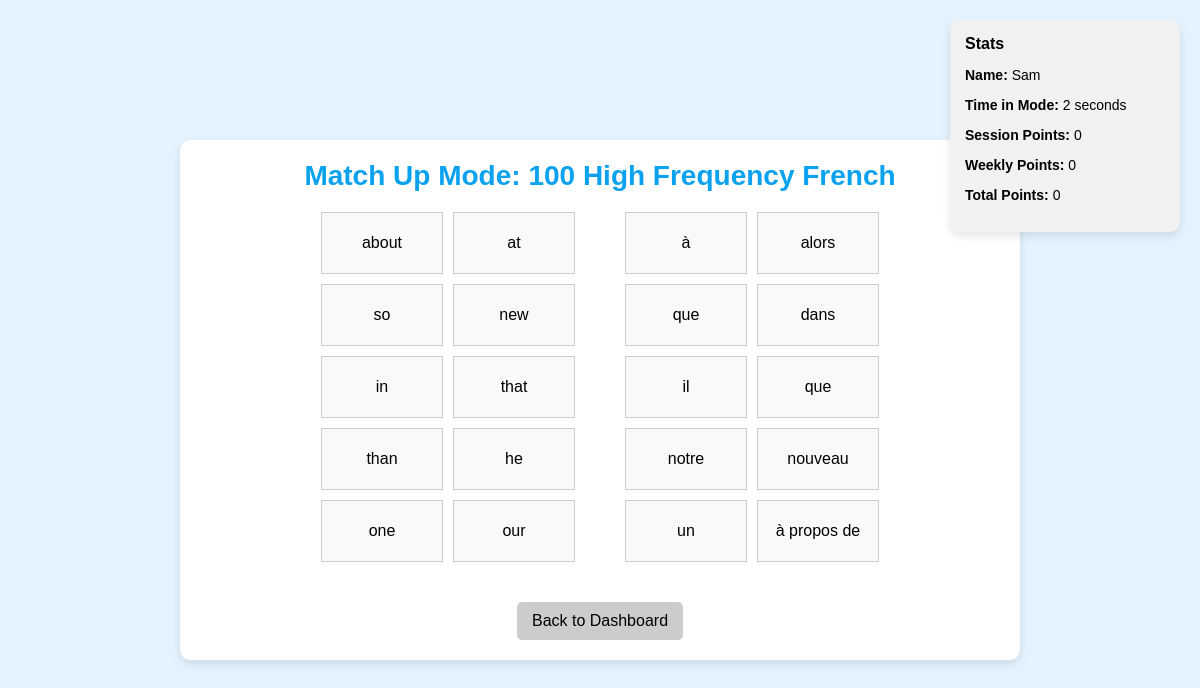
Screenshot of /match-up-mode/4/ (signed in) with the database file from the repository.
### learning/models.py (models this page shows, shortened)
class Student(models.Model):
    school = models.ForeignKey(School, on_delete=models.CASCADE)
    id = models.UUIDField(primary_key=True, default=uuid.uuid4, editable=False)
    first_name = models.CharField(max_length=50)
    last_name = models.CharField(max_length=50)
    year_group = models.IntegerField()
    date_of_birth = models.DateField()
    username = models.CharField(max_length=50, unique=True)
    password = models.CharField(max_length=50)
    classes = models.ManyToManyField(Class, related_name="students")
    last_login = models.DateTimeField(null=True, blank=True)
    total_points = models.PositiveIntegerField(default=0)
    weekly_points = models.PositiveIntegerField(default=0)
    monthly_points = models.PositiveIntegerField(default=0)
    last_activity = models.DateField(null=True, blank=True)  # Last day they practiced
    current_streak = models.PositiveIntegerField(default=0)  # How many days in a row
    highest_streak = models.PositiveIntegerField(default=0)  # Their best-ever streak
    assignments_completed = models.PositiveIntegerField(default=0)  # Number of completed assignments
    flashcard_games_played = models.PositiveIntegerField(default=0)
    match_up_games_played = models.PositiveIntegerField(default=0)
    destroy_wall_games_played = models.PositiveIntegerField(default=0)

class VocabularyList(models.Model):
    name = models.CharField(max_length=100)
    source_language = models.CharField(max_length=50)
    target_language = models.CharField(max_length=50)
    teacher = models.ForeignKey(User, on_delete=models.CASCADE)
    classes = models.ManyToManyField(Class, related_name="linked_vocab_lists", blank=True)

class VocabularyWord(models.Model):
    word = models.CharField(max_length=100)
    translation = models.CharField(max_length=100)
    list = models.ForeignKey("VocabularyList", on_delete=models.CASCADE, related_name="words")

### learning/views.py (the view)
# urls.py: path('match-up-mode/<int:vocab_list_id>/', views.match_up_mode, name='match_up_mode'),
def match_up_mode(request, vocab_list_id=None, assignment_id=None):
    if assignment_id:
        assignment = get_object_or_404(Assignment, id=assignment_id)
        vocab_list = assignment.vocab_list
    elif vocab_list_id:
        vocab_list = get_object_or_404(VocabularyList, id=vocab_list_id)
        assignment = None  # No assignment in this case
    else:
        raise Http404("No assignment or vocab list specified.")
    student = get_object_or_404(Student, id=request.session.get('student_id'))
    all_words = list(vocab_list.words.all())
    words = sample(all_words, min(len(all_words), 10))
    source_words = words[:]
    target_words = words[:]
    random.shuffle(target_words)
    return render(request, "learning/match_up_mode.html", {
        "vocab_list": vocab_list,
        "source_words": source_words,
        "target_words": target_words,
        "student": student,
    })

### learning/templates/learning/match_up_mode.html (shortened to what this page needs)
{% load static %}
<!DOCTYPE html>
<html lang="en">
<head>
</head>
<body>
  <div class="stats" id="stats">
    <h3>Stats</h3>
    <p><strong>Name:</strong> {{ student.first_name }}</p>
    <p><strong>Time in Mode:</strong> <span id="time-in-mode">0</span> seconds</p>
    <p><strong>Session Points:</strong> <span id="session-points">0</span></p>
    <p><strong>Weekly Points:</strong> <span id="weekly-points">{{ student.weekly_points }}</span></p>
    <p><strong>Total Points:</strong> <span id="total-points">{{ student.total_points }}</span></p>
  </div>
  <div class="pane">
    <h1>Match Up Mode: {{ vocab_list.name }}</h1>
    <div class="container">
      <div class="column" id="source-words">
        {% for word in source_words %}
          <div class="tile" draggable="true" data-id="{{ word.id }}">{{ word.word }}</div>
        {% endfor %}
      </div>
      <div class="column" id="target-words">
        {% for word in target_words %}
          <div class="target" data-id="{{ word.id }}">{{ word.translation }}</div>
        {% endfor %}
      </div>
    </div>
    <a href="{% url 'student_dashboard' %}" class="back-button">Back to Dashboard</a>
  </div>
</body>
</html>

### learning/templates/learning/match_up_mode.html (style rules this page uses)
body { font-family: Arial, sans-serif; margin: 0; background: #e3f2fd; display: flex; justify-content: center; align-items: center; min-height: 100vh; }
.pane { background: white; border-radius: 10px; box-shadow: 0 4px 8px rgba(0, 0, 0, 0.1); padding: 20px; width: 90%; max-width: 800px; text-align: center; margin: 20px; }
.pane h1 { color: #0aa2ef; font-size: 28px; margin-top: 0; margin-bottom: 20px; }
.stats { position: fixed; top: 20px; right: 20px; padding: 15px; border-radius: 10px; background-color: #f1f1f1; box-shadow: 0 4px 8px rgba(0, 0, 0, 0.1); width: 200px; font-size: 14px; text-align: left; }
.stats h3 { margin: 0 0 10px; font-size: 16px; }
.back-button { display: inline-block; margin-top: 20px; padding: 10px 15px; background-color: #ccc; color: black; text-decoration: none; border-radius: 5px; transition: background-color 0.3s ease; }
.container { display: flex; justify-content: center; gap: 50px; margin: 20px auto; }
.column { display: grid; grid-template-columns: repeat(2, 1fr); gap: 10px; }
.tile, .target { width: 120px; height: 60px; display: flex; justify-content: center; align-items: center; background-color: #f8f9fa; border: 1px solid #ccc; cursor: pointer; transition: all 0.3s; }

### rows the page displays
Student: first_name "Sam", weekly_points "0", total_points "0"
VocabularyList: name "100 High Frequency French"
VocabularyWord: word "about", translation "à propos de"
VocabularyWord: word "at", translation "à"
VocabularyWord: word "so", translation "alors"
VocabularyWord: word "new", translation "nouveau"
VocabularyWord: word "in", translation "dans"
VocabularyWord: word "that", translation "que"
VocabularyWord: word "than", translation "que"
VocabularyWord: word "he", translation "il"
VocabularyWord: word "one", translation "un"
VocabularyWord: word "our", translation "notre"
